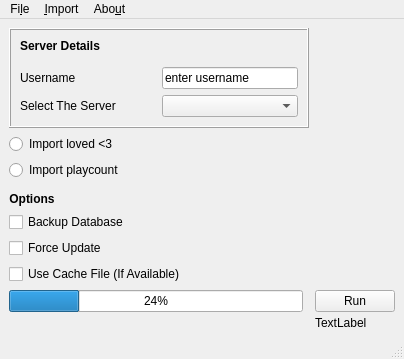
<?xml version="1.0" encoding="UTF-8"?>
<ui version="4.0">
 <class>MainWindow</class>
 <widget class="QMainWindow" name="MainWindow">
  <property name="geometry">
   <rect>
    <x>0</x>
    <y>0</y>
    <width>402</width>
    <height>359</height>
   </rect>
  </property>
  <property name="windowTitle">
   <string>Clementine Last Export</string>
  </property>
  <widget class="QWidget" name="centralwidget">
   <layout class="QGridLayout" name="gridLayout">
    <item row="17" column="0">
     <widget class="QProgressBar" name="progressBar">
      <property name="value">
       <number>24</number>
      </property>
     </widget>
    </item>
    <item row="17" column="4">
     <widget class="QPushButton" name="pushButton">
      <property name="focusPolicy">
       <enum>Qt::WheelFocus</enum>
      </property>
      <property name="text">
       <string>Run</string>
      </property>
     </widget>
    </item>
    <item row="2" column="0">
     <widget class="QRadioButton" name="lovedtracks_radio_button">
      <property name="text">
       <string>Import loved &lt;3</string>
      </property>
      <property name="autoExclusive">
       <bool>true</bool>
      </property>
     </widget>
    </item>
    <item row="3" column="0">
     <widget class="QRadioButton" name="playcount_radio_button">
      <property name="text">
       <string>Import playcount</string>
      </property>
      <property name="autoExclusive">
       <bool>true</bool>
      </property>
     </widget>
    </item>
    <item row="10" column="0">
     <widget class="QCheckBox" name="checkBox">
      <property name="text">
       <string>Use Cache File (If Available)</string>
      </property>
     </widget>
    </item>
    <item row="8" column="0">
     <widget class="QCheckBox" name="checkBox_3">
      <property name="text">
       <string>Backup Database</string>
      </property>
     </widget>
    </item>
    <item row="1" column="0" colspan="2">
     <widget class="QFrame" name="frame">
      <property name="minimumSize">
       <size>
        <width>300</width>
        <height>100</height>
       </size>
      </property>
      <property name="maximumSize">
       <size>
        <width>300</width>
        <height>100</height>
       </size>
      </property>
      <property name="frameShape">
       <enum>QFrame::Box</enum>
      </property>
      <property name="frameShadow">
       <enum>QFrame::Raised</enum>
      </property>
      <layout class="QGridLayout" name="gridLayout_2">
       <item row="0" column="0" alignment="Qt::AlignLeft">
        <widget class="QLabel" name="label">
         <property name="sizePolicy">
          <sizepolicy hsizetype="Expanding" vsizetype="Expanding">
           <horstretch>0</horstretch>
           <verstretch>0</verstretch>
          </sizepolicy>
         </property>
         <property name="font">
          <font>
           <weight>75</weight>
           <bold>true</bold>
          </font>
         </property>
         <property name="text">
          <string>Server Details</string>
         </property>
         <property name="alignment">
          <set>Qt::AlignHCenter|Qt::AlignTop</set>
         </property>
        </widget>
       </item>
       <item row="1" column="0">
        <widget class="QLabel" name="label_4">
         <property name="sizePolicy">
          <sizepolicy hsizetype="Preferred" vsizetype="Preferred">
           <horstretch>1</horstretch>
           <verstretch>1</verstretch>
          </sizepolicy>
         </property>
         <property name="minimumSize">
          <size>
           <width>100</width>
           <height>10</height>
          </size>
         </property>
         <property name="text">
          <string>Username</string>
         </property>
        </widget>
       </item>
       <item row="1" column="1">
        <widget class="QLineEdit" name="lineEdit_2">
         <property name="sizePolicy">
          <sizepolicy hsizetype="Expanding" vsizetype="Fixed">
           <horstretch>1</horstretch>
           <verstretch>1</verstretch>
          </sizepolicy>
         </property>
         <property name="minimumSize">
          <size>
           <width>100</width>
           <height>20</height>
          </size>
         </property>
         <property name="text">
          <string>enter username</string>
         </property>
        </widget>
       </item>
       <item row="2" column="0">
        <widget class="QLabel" name="label_3">
         <property name="text">
          <string>Select The Server</string>
         </property>
        </widget>
       </item>
       <item row="2" column="1">
        <widget class="QComboBox" name="comboBox">
         <property name="minimumSize">
          <size>
           <width>0</width>
           <height>20</height>
          </size>
         </property>
        </widget>
       </item>
      </layout>
     </widget>
    </item>
    <item row="9" column="0">
     <widget class="QCheckBox" name="checkBox_2">
      <property name="text">
       <string>Force Update</string>
      </property>
     </widget>
    </item>
    <item row="4" column="0" colspan="2" alignment="Qt::AlignLeft|Qt::AlignBottom">
     <widget class="QLabel" name="label_2">
      <property name="font">
       <font>
        <weight>75</weight>
        <bold>true</bold>
       </font>
      </property>
      <property name="text">
       <string>Options</string>
      </property>
      <property name="alignment">
       <set>Qt::AlignHCenter|Qt::AlignTop</set>
      </property>
     </widget>
    </item>
    <item row="18" column="4">
     <widget class="QLabel" name="label_5">
      <property name="maximumSize">
       <size>
        <width>16777215</width>
        <height>10</height>
       </size>
      </property>
      <property name="text">
       <string>TextLabel</string>
      </property>
     </widget>
    </item>
   </layout>
  </widget>
  <widget class="QMenuBar" name="menubar">
   <property name="geometry">
    <rect>
     <x>0</x>
     <y>0</y>
     <width>402</width>
     <height>26</height>
    </rect>
   </property>
   <widget class="QMenu" name="menuFile">
    <property name="title">
     <string>Fi&amp;le</string>
    </property>
    <addaction name="actionExit"/>
   </widget>
   <widget class="QMenu" name="menuImport">
    <property name="title">
     <string>&amp;Import</string>
    </property>
    <addaction name="actionRun"/>
   </widget>
   <widget class="QMenu" name="menuAbout">
    <property name="title">
     <string>Abo&amp;ut</string>
    </property>
    <addaction name="actionAbout_Clementine_Last_Export"/>
    <addaction name="actionAbout_QT"/>
   </widget>
   <addaction name="menuFile"/>
   <addaction name="menuImport"/>
   <addaction name="menuAbout"/>
  </widget>
  <widget class="QStatusBar" name="statusbar"/>
  <action name="actionExit">
   <property name="text">
    <string>Exit</string>
   </property>
  </action>
  <action name="actionAbout_Clementine_Last_Export">
   <property name="text">
    <string>About Clementine Last Export</string>
   </property>
  </action>
  <action name="actionAbout_QT">
   <property name="text">
    <string>About QT</string>
   </property>
  </action>
  <action name="actionRun">
   <property name="text">
    <string>Run</string>
   </property>
  </action>
 </widget>
 <resources/>
 <connections/>
</ui>
